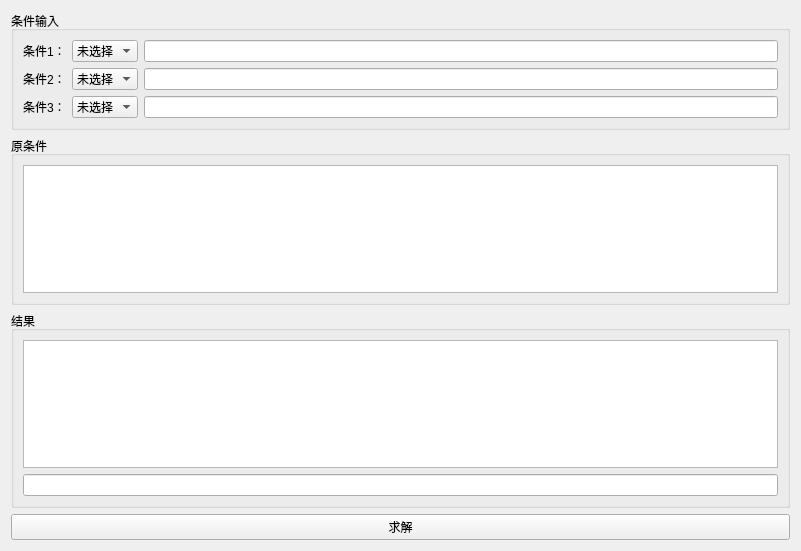
<?xml version="1.0" encoding="UTF-8"?>
<ui version="4.0">
 <class>jiesanjiaoxing</class>
 <widget class="QWidget" name="jiesanjiaoxing">
  <property name="geometry">
   <rect>
    <x>0</x>
    <y>0</y>
    <width>801</width>
    <height>551</height>
   </rect>
  </property>
  <property name="windowTitle">
   <string>Form</string>
  </property>
  <layout class="QGridLayout" name="gridLayout">
   <item row="0" column="0">
    <widget class="QGroupBox" name="groupBox">
     <property name="title">
      <string>条件输入</string>
     </property>
     <layout class="QGridLayout" name="gridLayout_2">
      <item row="0" column="0">
       <widget class="QLabel" name="label">
        <property name="text">
         <string>条件1：</string>
        </property>
       </widget>
      </item>
      <item row="0" column="1">
       <widget class="QComboBox" name="jiesanjiaoxing_tiaojian1_cbx">
        <item>
         <property name="text">
          <string>未选择</string>
         </property>
        </item>
        <item>
         <property name="text">
          <string>角A</string>
         </property>
        </item>
        <item>
         <property name="text">
          <string>角B</string>
         </property>
        </item>
        <item>
         <property name="text">
          <string>角C</string>
         </property>
        </item>
        <item>
         <property name="text">
          <string>边a</string>
         </property>
        </item>
        <item>
         <property name="text">
          <string>边b</string>
         </property>
        </item>
        <item>
         <property name="text">
          <string>边c</string>
         </property>
        </item>
       </widget>
      </item>
      <item row="0" column="2">
       <widget class="QLineEdit" name="jiesanjiaoxing_tiaojian1"/>
      </item>
      <item row="1" column="0">
       <widget class="QLabel" name="label_2">
        <property name="text">
         <string>条件2：</string>
        </property>
       </widget>
      </item>
      <item row="1" column="1">
       <widget class="QComboBox" name="jiesanjiaoxing_tiaojian2_cbx">
        <item>
         <property name="text">
          <string>未选择</string>
         </property>
        </item>
        <item>
         <property name="text">
          <string>角A</string>
         </property>
        </item>
        <item>
         <property name="text">
          <string>角B</string>
         </property>
        </item>
        <item>
         <property name="text">
          <string>角C</string>
         </property>
        </item>
        <item>
         <property name="text">
          <string>边a</string>
         </property>
        </item>
        <item>
         <property name="text">
          <string>边b</string>
         </property>
        </item>
        <item>
         <property name="text">
          <string>边c</string>
         </property>
        </item>
       </widget>
      </item>
      <item row="1" column="2">
       <widget class="QLineEdit" name="jiesanjiaoxing_tiaojian2"/>
      </item>
      <item row="2" column="0">
       <widget class="QLabel" name="label_3">
        <property name="text">
         <string>条件3：</string>
        </property>
       </widget>
      </item>
      <item row="2" column="1">
       <widget class="QComboBox" name="jiesanjiaoxing_tiaojian3_cbx">
        <item>
         <property name="text">
          <string>未选择</string>
         </property>
        </item>
        <item>
         <property name="text">
          <string>角A</string>
         </property>
        </item>
        <item>
         <property name="text">
          <string>角B</string>
         </property>
        </item>
        <item>
         <property name="text">
          <string>角C</string>
         </property>
        </item>
        <item>
         <property name="text">
          <string>边a</string>
         </property>
        </item>
        <item>
         <property name="text">
          <string>边b</string>
         </property>
        </item>
        <item>
         <property name="text">
          <string>边c</string>
         </property>
        </item>
       </widget>
      </item>
      <item row="2" column="2">
       <widget class="QLineEdit" name="jiesanjiaoxing_tiaojian3"/>
      </item>
     </layout>
    </widget>
   </item>
   <item row="1" column="0">
    <widget class="QGroupBox" name="groupBox_2">
     <property name="title">
      <string>原条件</string>
     </property>
     <layout class="QGridLayout" name="gridLayout_3">
      <item row="0" column="0">
       <widget class="QGraphicsView" name="jiesanjiaoxing_yuantiaojian">
        <property name="url" stdset="0">
         <url>
          <string>about:blank</string>
         </url>
        </property>
       </widget>
      </item>
     </layout>
    </widget>
   </item>
   <item row="2" column="0">
    <widget class="QGroupBox" name="groupBox_3">
     <property name="title">
      <string>结果</string>
     </property>
     <layout class="QGridLayout" name="gridLayout_4">
      <item row="0" column="0">
       <widget class="QGraphicsView" name="jiesanjiaoxing_jieguo">
        <property name="url" stdset="0">
         <url>
          <string>about:blank</string>
         </url>
        </property>
       </widget>
      </item>
      <item row="1" column="0">
       <widget class="QLineEdit" name="jiesanjiaoxing_jieguo_lineedit"/>
      </item>
     </layout>
    </widget>
   </item>
   <item row="3" column="0">
    <widget class="QPushButton" name="jiesanjiaoxing_qiujie">
     <property name="text">
      <string>求解</string>
     </property>
    </widget>
   </item>
  </layout>
 </widget>
 <resources/>
 <connections/>
</ui>
